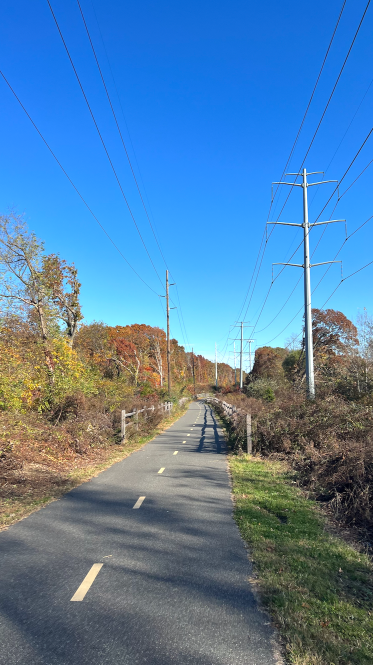
#> input picture src/Spirals/test_images/test001.png, 746 x 1330 px (shown at 1/2 size); its folder holds 2 pictures in this run
$ python spiral.py
#> lines starting #> are read from the running program, lines starting #| are printed output that depends on the picture
import skimage
import os
import numpy as np
from plotly.subplots import make_subplots
import plotly.graph_objects as go
from typing import Callable


THIS_DIR = os.path.dirname(os.path.abspath(__file__))


def stack_images(arr1: np.ndarray, arr2: np.ndarray, flip_second=True):
    """
    Given two images, convert them from two (r,g,b,c) arrays to (2,r,g,b,c) arrays
    :param arr1:
    :param arr2:
    :param flip_second:
    :return:
    """
    assert arr1.shape == arr2.shape
    n = arr1.shape[0]
    if flip_second:
        arr2 = np.flip(arr2.copy(), axis=1)
    return np.append(arr1, arr2).reshape(2, *arr1.shape)


def ignore_alpha(arr: np.ndarray):
    return arr[:, :, :3]


def func_apply_to_halves(
        arr: np.ndarray,
        preprocessing_func: Callable = stack_images,
        func: Callable = lambda x:x,
        postprocessing_func: Callable = lambda x:x
):
    h, w, c = arr.shape

    left_half_idx_end = (w//2)+1
    right_half_idx_start = -left_half_idx_end

    left_half = arr.copy()[:, :left_half_idx_end, :]
    right_half = arr.copy()[:, right_half_idx_start:, :]

    # apply functions
    preproc_arr = preprocessing_func(left_half, right_half)
    func_applied_arr = func(preproc_arr)
    postproc_arr = postprocessing_func(func_applied_arr)

    # take the half and the flipped half and append together
    new_arr = np.append(postproc_arr, np.flip(postproc_arr[:, :, :], axis=1), axis=1)

    return new_arr


def mirror_right_over_left(arr: np.ndarray):
    """
    Mirrors the right half over the left half
    came across this by accident while trying to flip horizontal
    https://stackoverflow.com/questions/22847410/swap-two-values-in-a-numpy-array
    :param arr:
    :return:
    """
    return func_apply_to_halves(
        arr=arr,
        preprocessing_func=lambda x,y: y,  # essentially given the left half and the right half, keep the right half
        func=lambda y: np.flip(y, axis=1)  # take the right side and flip it over to left, this becomes our new left side
    )
    # this flipped right side will be combined with the reversed version of itself (original right) on the right side


def mirror_left_over_right(arr: np.ndarray):
    """
    Mirrors the left half over the right half
    :param arr:
    :return:
    """
    return func_apply_to_halves(
        arr=arr,
        preprocessing_func=lambda x, y: x  # essentially given the left half and the right half, keep the right half
    )


def flip_horizontal(arr: np.ndarray):
    """
    Flips the image horizontally
    :param arr:
    :return:
    """
    arr = arr.copy()  # prevents overwriting the original object passed
    return np.flip(arr, axis=1)


def average_halves(arr: np.ndarray):
    """
    Applies np.mean to pixels on opposite sides of an image
    :param arr:
    :return:
    """
    return func_apply_to_halves(arr, func=lambda x: np.mean(x, axis=0))


def average_halves_glitched(arr: np.ndarray):
    """
    This produces a 'glitched' version of average_halves.
    The operation here replicates what happens if you try to add the pixels together then floor divide by 2.
    The datatype of the arrays are uint8 so the channels are bound by [0,255]. When the arrays are added a `%256` is applied to each channel value resulting in unexpected results.
    :param arr:
    :return:
    """
    return func_apply_to_halves(arr, func=lambda x: (np.sum(x, axis=0)%256)//2)


def sum_halves(arr: np.ndarray):
    """
    This produces a sum of both halves.
    The datatype of the arrays are uint8 so the channels are bound by [0,255]. When the arrays are added a `%256` is applied to each channel value resulting in unexpected results.
    :param arr:
    :return:
    """
    return func_apply_to_halves(arr, func=lambda x: np.sum(x, axis=0))


def min_of_all_channels_halves(arr: np.ndarray):
    """
    Applies np.min to pixels on opposite sides of an image. This min is taken over all values of both pixels and not per-channel.
    :param arr:
    :return:
    """
    return func_apply_to_halves(
        arr,
        preprocessing_func=lambda x, y: np.append(ignore_alpha(x), np.flip(ignore_alpha(y), axis=1), axis=2),
        func=lambda x: np.min(x, axis=2),
        postprocessing_func=lambda x: np.repeat(x.reshape(*x.shape, 1), 3, axis=2)
    )


def max_of_all_channels_halves(arr: np.ndarray):
    """
    Applies np.max to pixels on opposite sides of an image. This max is taken over all values of both pixels and not per-channel.
    The alpha-channel is ignored since that value would be held constant at 255 producing a white image
    :param arr:
    :return:
    """
    return func_apply_to_halves(
        arr,
        preprocessing_func=lambda x,y: np.append(ignore_alpha(x), np.flip(ignore_alpha(y), axis=1), axis=2),
        func=lambda x: np.max(x, axis=2),
        postprocessing_func= lambda x: np.repeat(x.reshape(*x.shape,1), 3, axis=2)
    )


def min_halves(arr: np.ndarray):
    """
    Applies np.min to pixels on opposite sides of an image. Min value is taken per-channel.
    :param arr:
    :return:
    """
    return func_apply_to_halves(arr, func=lambda x:np.min(x, axis=0))


def max_halves(arr: np.ndarray):
    """
    Applies np.max to pixels on opposite sides of an image. Max value is taken per-channel.
    :param arr:
    :return:
    """
    return func_apply_to_halves(arr, func=lambda x: np.max(x, axis=0))


if __name__=="__main__":
    test_image_prefix = "test001"
    test_image_path = os.path.join(THIS_DIR, f'test_images/{test_image_prefix}.png')
    image_arr = skimage.io.imread(test_image_path)
#> image_arr is the input picture: shape (1330, 746, 4); mean R, G, B, A 84.1, 127.7, 166, 255

    funcs = [mirror_right_over_left, mirror_left_over_right, flip_horizontal, average_halves, average_halves_glitched,
     sum_halves, min_of_all_channels_halves, min_halves, max_of_all_channels_halves, max_halves]
    # funcs = [min_of_all_channels_halves]

    for func in funcs:
        print(f"applying function {func.__name__}")
        new_image_arr = func(image_arr)

        # display image
        title = f"{test_image_prefix}_{func.__name__}"
        fig = make_subplots(rows=1, cols=2)
        fig.update_layout(title=title)
        fig.add_trace(go.Image(z=image_arr), row=1, col=1)
        fig.add_trace(go.Image(z=new_image_arr), row=1, col=2)
        # fig.show()

        # save image under function name
        output_image_path = os.path.join(THIS_DIR, f"output_images/{title}.png")
        fig.write_image(output_image_path)
#> this loop made 10 passes
#> pass 1, in func_apply_to_halves, `left_half = arr.copy()[:, :left_half_idx_end, :]`:
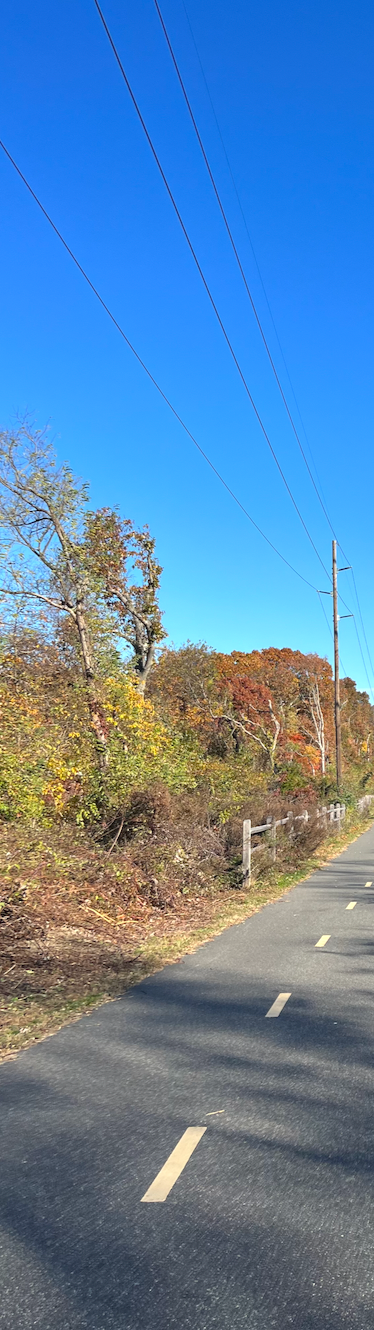
#> left_half: shape (1330, 374, 4); mean R, G, B, A 93, 132.1, 168.3, 255
#> pass 1, in func_apply_to_halves, `right_half = arr.copy()[:, right_half_idx_start:, :]`:
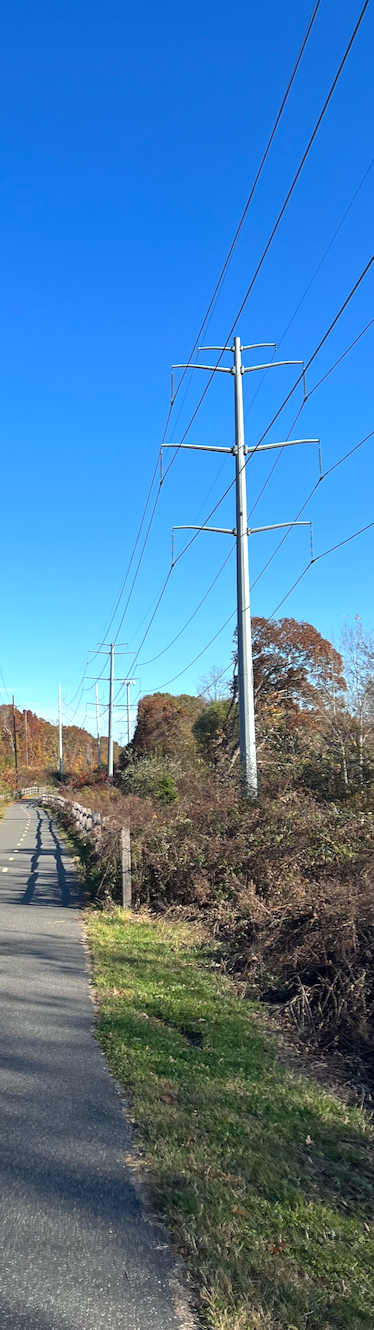
#> right_half: shape (1330, 374, 4); mean R, G, B, A 75.3, 123.4, 163.8, 255
#> pass 1, in func_apply_to_halves, `func_applied_arr = func(preproc_arr)`:
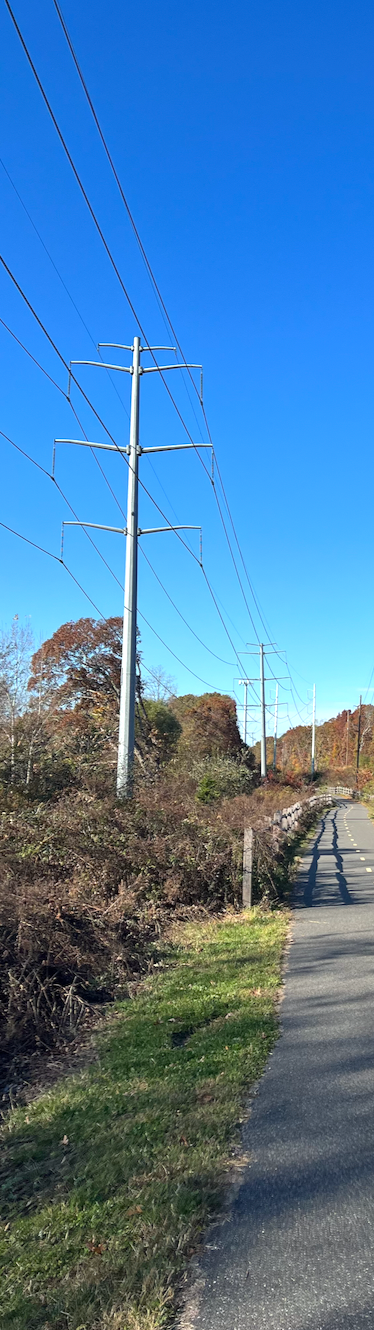
#> func_applied_arr: shape (1330, 374, 4); mean R, G, B, A 75.3, 123.4, 163.8, 255
#> pass 1, in func_apply_to_halves, `new_arr = np.append(postproc_arr, np.flip(postproc_arr[:, :, :], axis=..`:
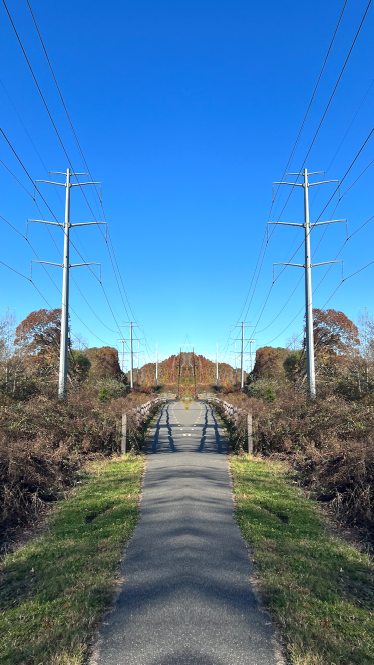
#> new_arr: shape (1330, 748, 4) (shown at 1/2 size); mean R, G, B, A 75.3, 123.4, 163.8, 255
